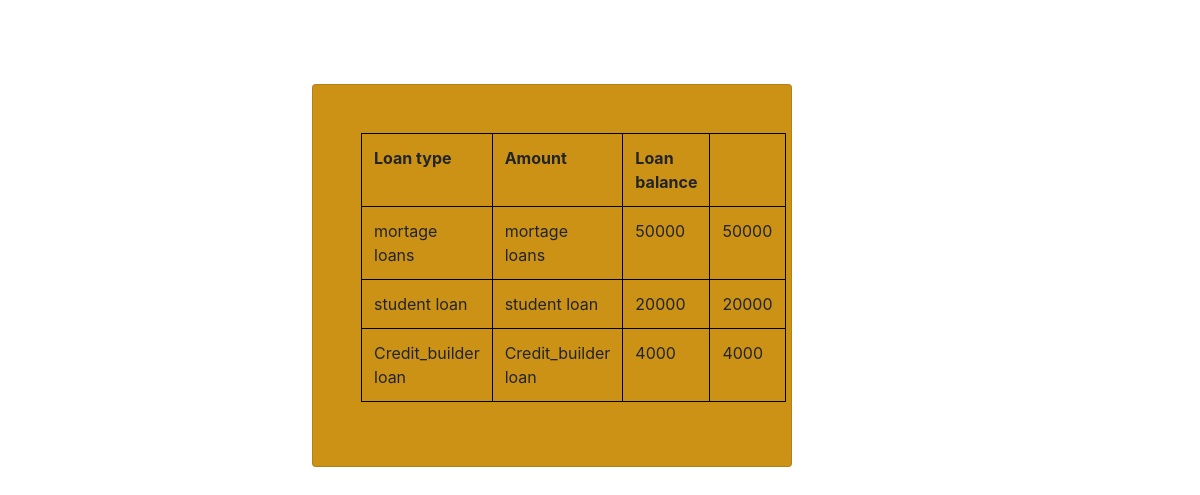
/wallet/loans/, run on the app's committed database.
### wallet/models.py (models this page shows, shortened)
class Loan(models.Model):
    loan_type = models.CharField(max_length=20,null=True)
    amount = models.IntegerField()
    interest_rate = models.IntegerField()
    wallet = models.ForeignKey(Wallet,on_delete=models.CASCADE,related_name='loan_wallet',null=True)
    loan_balance = models.IntegerField()
    guarantor = models.CharField(max_length=20,null=True)
    payment_due_date = models.DurationField()

### wallet/views.py (the view)
# urls.py: path("loans/", views.list_loans, name="loans_list"),
def list_loans(request):
    loans=Loan.objects.all()
    return render(request, "wallet/loans_list.html",
    {"loans":loans})

### wallet/templates/wallet/loans_list.html (shortened to what this page needs)
<!DOCTYPE html>
<html lang="en">
<head>
    <link rel="stylesheet" href="https://cdn.jsdelivr.net/npm/bootstrap@4.3.1/dist/css/bootstrap.min.css">
</head>
<body>
    <div class="card" style="width: 30rem; background-color: rgb(204, 146, 22); padding: 4%; margin-left: 26%; margin-top: 3%; margin-top: 7%;">
    <table class="table" style="border: 1px solid black; border-collapse: collapse; width: 15rem;">
        <tr>
            <th class="table" style="border: 1px solid black; border-collapse: collapse; width: 15rem; margin-left: 17%;">Loan type</th>
            <th class="table" style="border: 1px solid black; border-collapse: collapse; width: 15rem; margin-left: 17%;">Amount</th>
            <th class="table" style="border: 1px solid black; border-collapse: collapse; width: 15rem; margin-left: 17%;">Loan balance</th>
        </tr>
        {%for loan in loans%}
        <tr>
            <td class="table" style="border: 1px solid black; border-collapse: collapse; width: 15rem; margin-left: 17%;">{{loan.loan_type}}</td>
            <td class="table" style="border: 1px solid black; border-collapse: collapse; width: 15rem; margin-left: 17%;">{{loan.loan_type}}</td>
            <td class="table" style="border: 1px solid black; border-collapse: collapse; width: 15rem; margin-left: 17%;">{{loan.amount}}</td>
            <td class="table" style="border: 1px solid black; border-collapse: collapse; width: 15rem; margin-left: 17%;">{{loan.loan_balance}}</td>
        </tr>
        {% endfor %}
    </table>
    </div>
</body>
</html>

### data on the page
Loan: loan_type "mortage loans", amount "50000", loan_balance "50000"
Loan: loan_type "student loan", amount "20000", loan_balance "20000"
Loan: loan_type "Credit_builder loan", amount "4000", loan_balance "4000"
